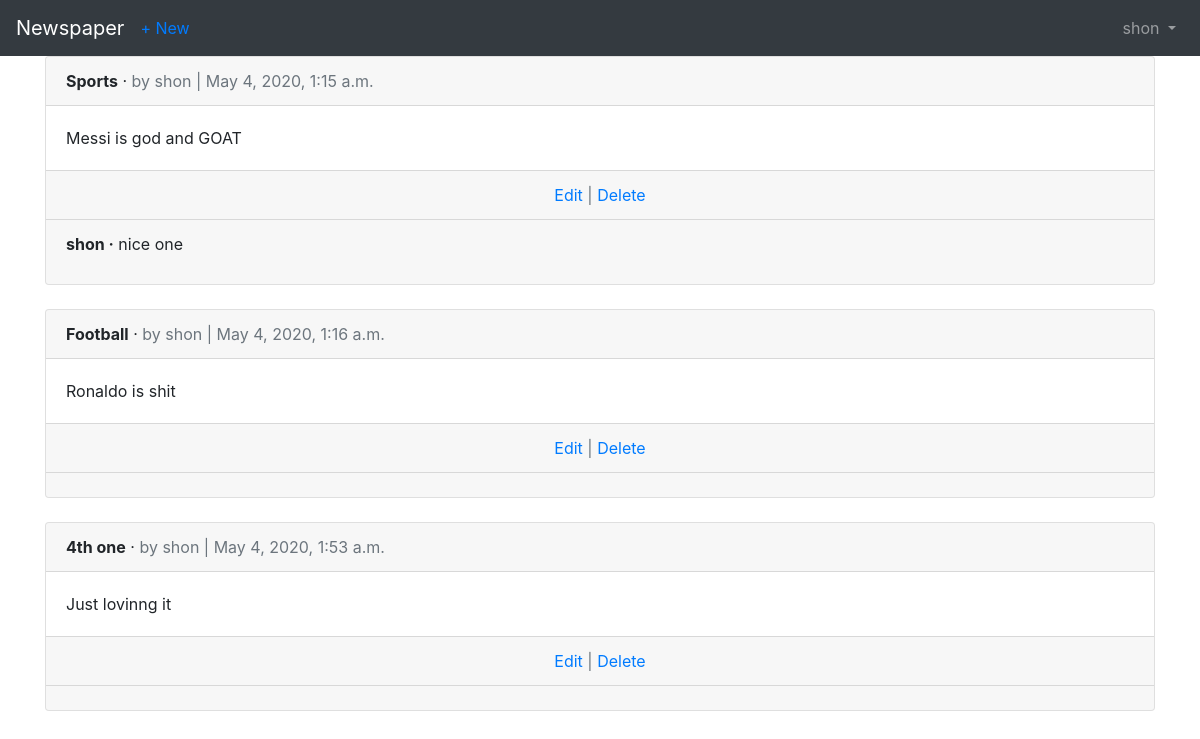
The page /articles/ (signed in) on the database its author committed.
### users/models.py (models this page shows)
class CustomUser(AbstractUser):
    age = models.PositiveIntegerField(default= 0)

### articles/models.py (models this page shows, shortened)
class Article(models.Model):
    title = models.CharField(max_length= 255)
    body = models.TextField()
    date = models.DateTimeField(auto_now_add=True)
    author = models.ForeignKey(
    settings.AUTH_USER_MODEL,
    on_delete=models.CASCADE,)

class Comment(models.Model):
    article = models.ForeignKey(Article, on_delete=models.CASCADE,related_name='comments')
    comment = models.CharField(max_length=140)
    author = models.ForeignKey(settings.AUTH_USER_MODEL,on_delete=models.CASCADE,)
    def __str__(self):
        return self.comment

### articles/views.py (the view)
# urls.py: path('', views.ArticleListView.as_view(), name='article_list'),
class ArticleListView(ListView):
    model = models.Article
    template_name = 'article_list.html'
    login_url = 'login'

### templates/article_list.html (shortened to what this page needs)
{% extends 'base.html' %}
{% block content %}
{% for article in object_list %}
<div class="card">
<div class="card-header">
<span class="font-weight-bold">{{ article.title }}</span> &middot;
<span class="text-muted">by {{ article.author }} | {{ article.date }}</span>
</div>
<div class="card-body">
{{ article.body }}
</div>
<div class="card-footer text-center text-muted">
<a href="{% url 'article_edit' article.pk %}">Edit</a> |
<a href="{% url 'article_delete' article.pk %}">Delete</a>
    </div>
    <div class="card-footer">
{% for comment in article.comments.all %}
<p>
<span class="font-weight-bold">{{ comment.author }} &middot;</span>
{{ comment }}
</p>
{% endfor %}
</div>
</div>
<br />
{% endfor %}
{% endblock content %}

### templates/base.html (shortened to what this page needs)
<!doctype html>
<html lang="en">
<head>
<link rel="stylesheet" href="https://maxcdn.bootstrapcdn.com/bootstrap/4.0.0/css/bootstrap.min.css" integrity="sha384
-Gn5384xqQ1aoWXA+058RXPxPg6fy4IWvTNh0E263XmFcJlSAwiGgFAW/dAiS6JXm">
</head>
<body>
<nav class="navbar navbar-expand-md navbar-dark bg-dark mb- ">
<a class="navbar-brand" href="{% url 'home' %}">Newspaper</a>
{% if user.is_authenticated %}
<ul class="navbar-nav mr-auto">
<li class="nav-item"><a href="{% url 'article_new' %}">+ New</a></li>
</ul>
{% endif %}
<div class="collapse navbar-collapse" id="navbarCollapse">
{% if user.is_authenticated %}
<ul class="navbar-nav ml-auto">
<li class="nav-item">
<a class="nav-link dropdown-toggle" href="#" id="userMenu" data-toggle="dropdown" aria-haspopup="true" aria-expanded="false">
{{ user.username }}
</a>
</li>
</ul>
{% else %}
<form class="form-inline ml-auto">
<a href="{% url 'login' %}" class="btn btn-outline-secondary">Log in
</a>
<a href="{% url 'signup' %}" class="btn btn-primary ml-2">Sign up</a>
</form>
{% endif %}
</div>
</nav>
<div class="container">
{% block content %}
{% endblock %}
</div>
</body>
</html>

### rows shown on the page
CustomUser: username "shon"
Article: title "Sports", author "shon", date "May 4, 2020, 1:15 a.m.", body "Messi is god and GOAT"
Comment: author "shon", comment "nice one"
Article: title "Football", author "shon", date "May 4, 2020, 1:16 a.m.", body "Ronaldo is shit"
Article: title "4th one", author "shon", date "May 4, 2020, 1:53 a.m.", body "Just lovinng it"
